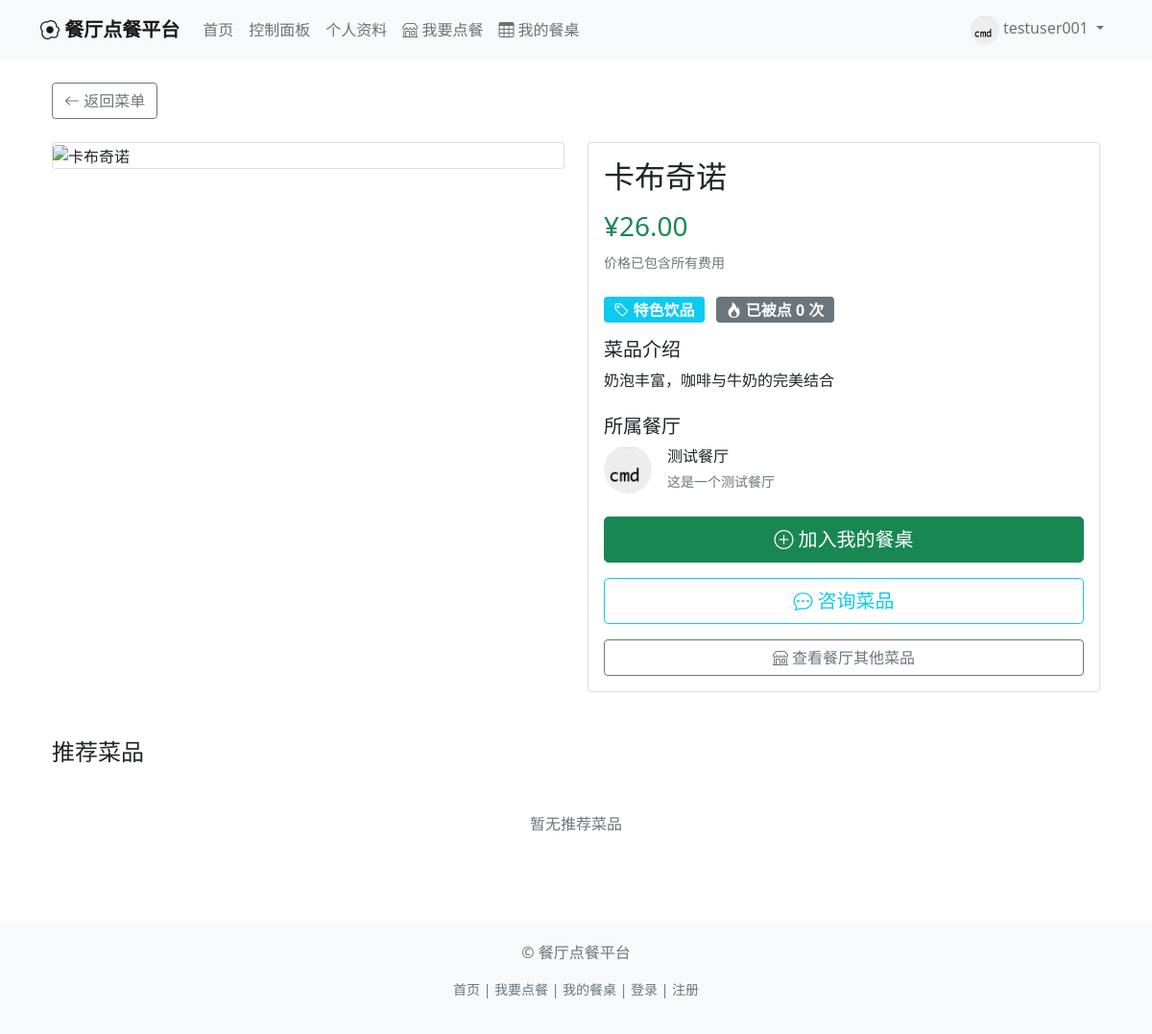
The page /dish/1 (signed in) on the database as committed earlier.
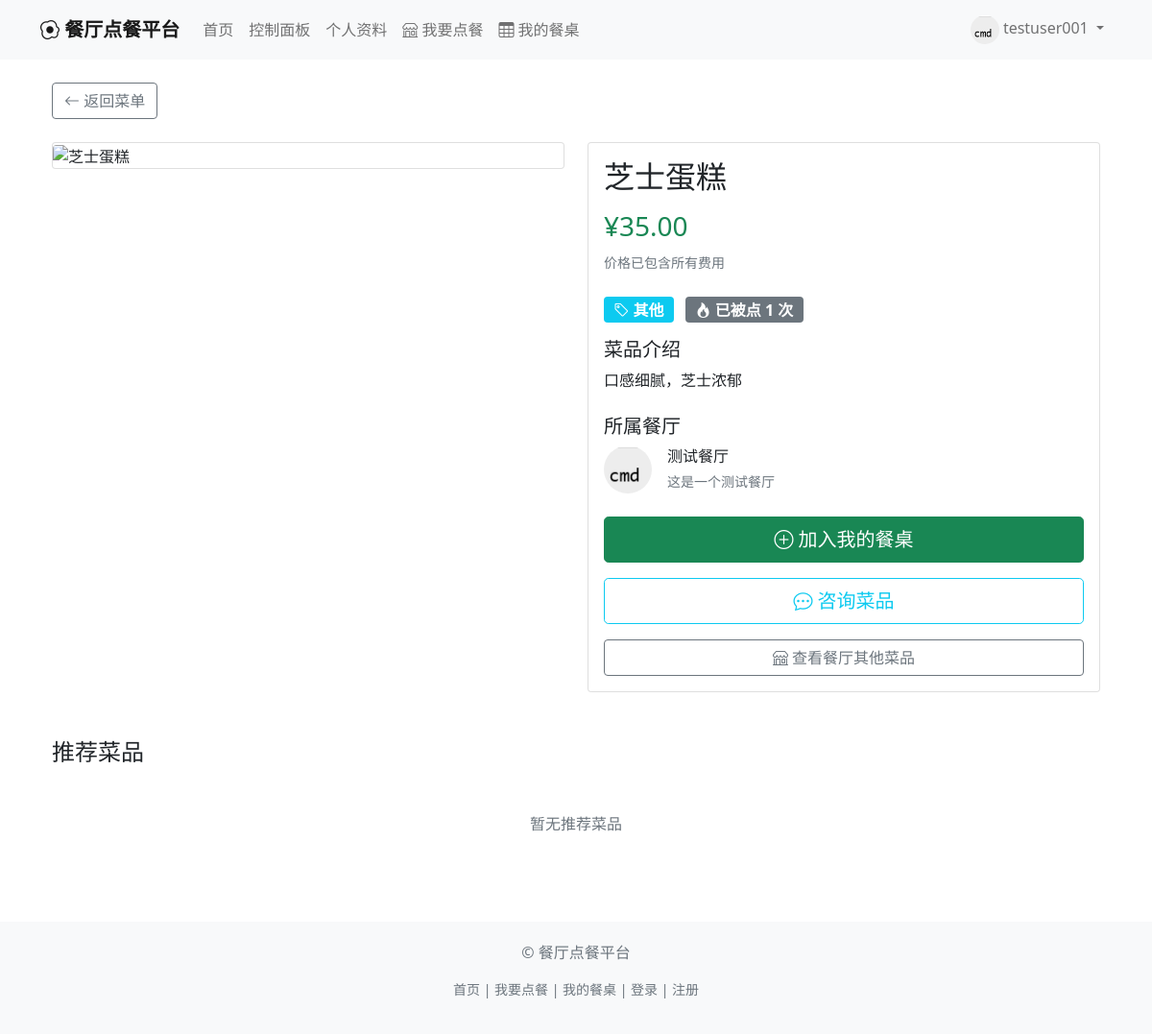
The same page on the database as committed later.
### app/models.py (models this page shows, shortened)
class Dish(db.Model):
    id = db.Column(db.Integer, primary_key=True)
    name = db.Column(db.String(100), nullable=False)
    description = db.Column(db.Text, nullable=False)
    price = db.Column(db.Float, nullable=False)
    image_path = db.Column(db.String(200), default='default_dish.png')
    category_id = db.Column(db.Integer, db.ForeignKey('category.id'), nullable=False)
    restaurant_id = db.Column(db.Integer, db.ForeignKey('restaurant.id'), nullable=False)
    created_at = db.Column(db.DateTime, default=datetime.utcnow)
    order_count = db.Column(db.Integer, default=0)  # 被点次数
    is_active = db.Column(db.Boolean, default=True)  # 是否上架
    order_items = db.relationship('OrderItem', backref='dish', lazy='dynamic', cascade='all, delete-orphan')

class Category(db.Model):
    id = db.Column(db.Integer, primary_key=True)
    name = db.Column(db.String(50), nullable=False)
    restaurant_id = db.Column(db.Integer, db.ForeignKey('restaurant.id'), nullable=False)
    created_at = db.Column(db.DateTime, default=datetime.utcnow)
    dishes = db.relationship('Dish', backref='category', lazy='dynamic', cascade='all, delete-orphan')

### app/routes/main.py (the view)
@main_bp.route('/dish/<int:dish_id>')
@login_required
def dish_detail(dish_id):
    dish = Dish.query.get_or_404(dish_id)
    return render_template('dish_detail.html',
                         title=dish.name,
                         dish=dish)

### app/templates/dish_detail.html (shortened to what this page needs)
{% extends "base.html" %}
{% block content %}
<div class="container mt-4">
    <div class="mb-4">
        <a href="{{ url_for('main.restaurant_menu', restaurant_id=dish.restaurant.id) }}"
           class="btn btn-outline-secondary">
            <i class="bi bi-arrow-left"></i> 返回菜单
        </a>
    </div>
    <div class="row">
        <div class="col-lg-6">
            <div class="card">
                <div class="card-body p-0">
                    <img src="{{ url_for('static', filename='uploads/dishes/' + dish.image_path) }}"
                         alt="{{ dish.name }}"
                         class="img-fluid rounded"
                         style="width: 100%; max-height: 500px; object-fit: cover;">
                </div>
            </div>
        </div>
        <div class="col-lg-6">
            <div class="card">
                <div class="card-body">
                    <h2 class="mb-3">{{ dish.name }}</h2>
                    <div class="mb-4">
                        <h3 class="text-success">¥{{ "%.2f"|format(dish.price) }}</h3>
                        <small class="text-muted">价格已包含所有费用</small>
                    </div>
                    <div class="mb-3">
                        <span class="badge bg-info fs-6">
                            <i class="bi bi-tag"></i> {{ dish.category.name }}
                        </span>
                        <span class="badge bg-secondary ms-2 fs-6">
                            <i class="bi bi-fire"></i> 已被点 {{ dish.order_count or 0 }} 次
                        </span>
                    </div>
                    <div class="mb-4">
                        <h5>菜品介绍</h5>
                        <p class="card-text">{{ dish.description }}</p>
                    </div>
                    <div class="mb-4">
                        <h5>所属餐厅</h5>
                        <div class="d-flex align-items-center">
                            <img src="{{ url_for('static', filename='uploads/logos/' + dish.restaurant.logo_path) }}"
                                 alt="{{ dish.restaurant.name }}"
                                 class="rounded-circle me-3"
                                 width="50" height="50" style="object-fit: cover;">
                            <div>
                                <h6 class="mb-1">{{ dish.restaurant.name }}</h6>
                                {% if dish.restaurant.description %}
                                <small class="text-muted">{{ dish.restaurant.description|truncate(50) }}</small>
                                {% endif %}
                            </div>
                        </div>
                    </div>
                    <div class="d-grid gap-3">
                        <button class="btn btn-success btn-lg add-to-cart"
                                data-dish-id="{{ dish.id }}"
                                data-dish-name="{{ dish.name }}">
                            <i class="bi bi-plus-circle"></i> 加入我的餐桌
                        </button>
                        <button class="btn btn-outline-info btn-lg ask-question"
                                data-bs-toggle="modal"
                                data-bs-target="#askModal"
                                data-dish-id="{{ dish.id }}"
                                data-dish-name="{{ dish.name }}">
                            <i class="bi bi-chat-dots"></i> 咨询菜品
                        </button>
                        <a href="{{ url_for('main.restaurant_menu', restaurant_id=dish.restaurant.id) }}"
                           class="btn btn-outline-secondary">
                            <i class="bi bi-shop"></i> 查看餐厅其他菜品
                        </a>
                    </div>
                </div>
            </div>
        </div>
    </div>
    <div class="mt-5">
        <h4 class="mb-4">推荐菜品</h4>
        <div class="row">
            <div class="col-12 text-center py-4">
                <p class="text-muted">暂无推荐菜品</p>
            </div>
        </div>
    </div>
</div>
{% endblock %}

Rows that differ between the two databases and show on the page:
no longer on this page (row edited): Category: category.name "特色饮品"
changed Dish: name "卡布奇诺" → "芝士蛋糕"; price "26.00" → "35.00"; order_count "0" → "1"; description "奶泡丰富，咖啡与牛奶的完美结合" → "口感细腻，芝士浓郁"
now on this page (row edited): Category: category.name "其他"
